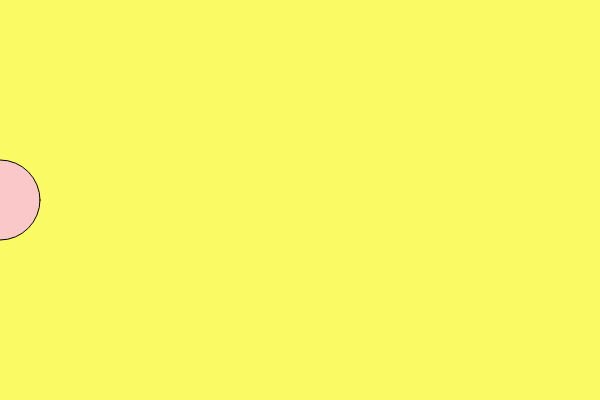
Frame 1 (no input)
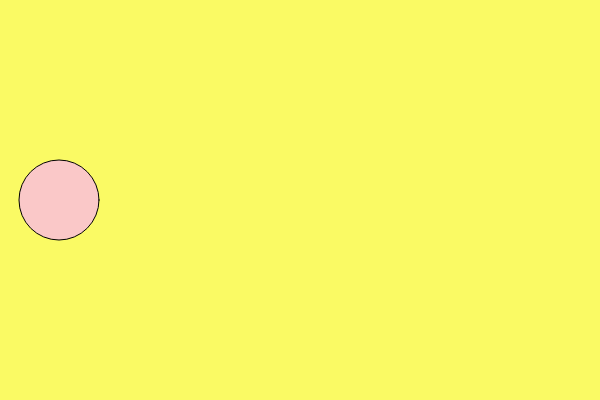
Frame 60 (no input)
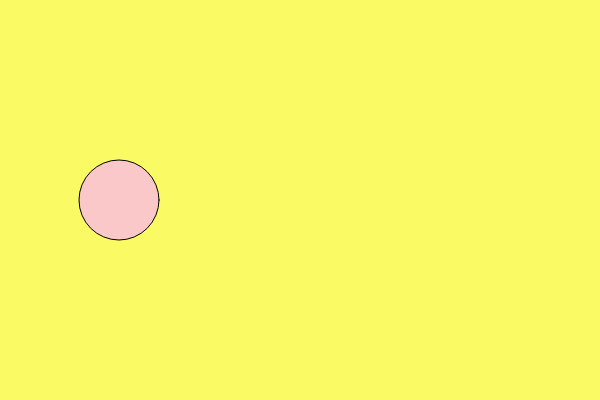
Frame 120 (the mouse pressed at the canvas centre since frame 60)

The p5.js sketch that drew these frames (run headless with seeded random() and noise() and a simulated clock; from frame 60 on, the mouse is pressed at the canvas centre):

// p5.js sketch
// ── sketch.js
var circleX = 0;

function setup() {
  createCanvas(600, 400);
}

// draw a circle that is moving to the right
function draw() {
  background(250, 250, 100);

  //ellipse
  fill(250, 200, 200);
  ellipse(circleX, 200, 80, 80);
  circleX++;

}
